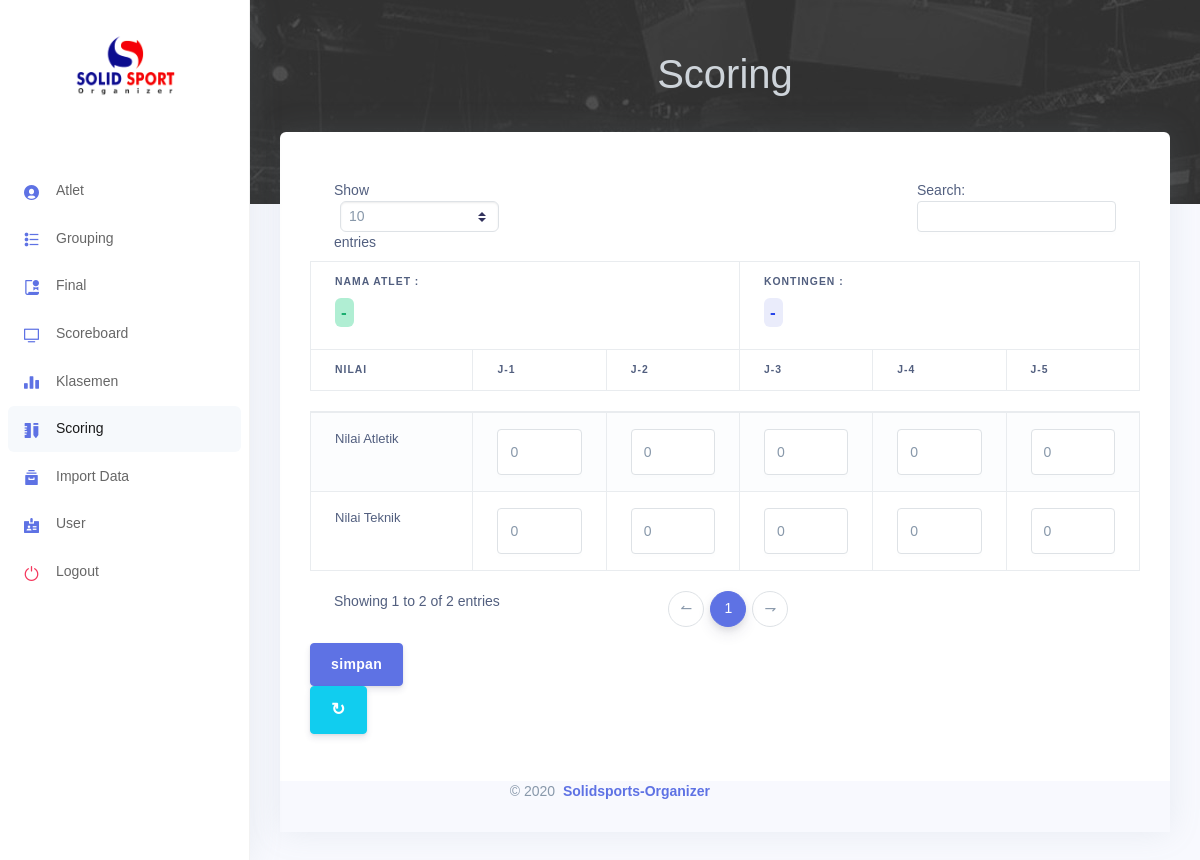
The page /modul/scoring/index.php on the database as committed earlier.
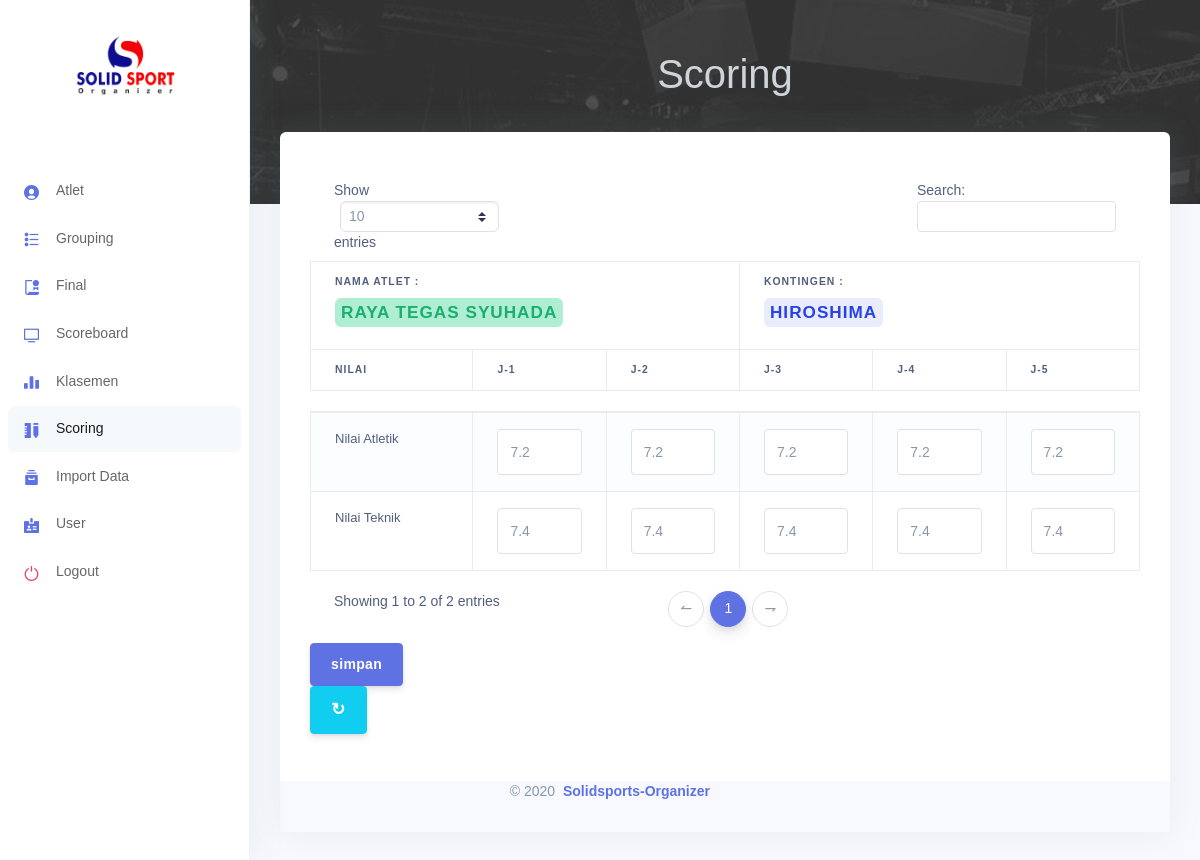
The same page on the database as committed later.
### tables this page shows
CREATE TABLE `point` (
  `idPoint` int(11) NOT NULL,
  `idAtlet` char(3) NOT NULL,
  `namaAtlet` varchar(50) NOT NULL,
  `kelas` varchar(50) NOT NULL,
  `kontingen` varchar(50) NOT NULL,
  `namaKata` varchar(50) NOT NULL,
  `grup` varchar(10) NOT NULL,
  `atribut` char(3) NOT NULL,
  `namaJuri` varchar(50) NOT NULL,
  `nilaiTeknik` double NOT NULL,
  `nilaiAtletik` double NOT NULL,
  `statusPenilaian` varchar(10) NOT NULL DEFAULT 'standby',
  `juriMenilai` int(11) NOT NULL DEFAULT 0
);

### modul/scoring/index.php (the view, shortened to what this page needs)
<?php
include "../../config/templates/header.php";
include "../../config/templates/sidebar.php";
include "../../config/templates/mainContent.php";
include "../../config/database/koneksi.php"
?>
<?php
    $sql = "SELECT `namaJuri`, `nilaiTeknik`, `nilaiAtletik` FROM `point`";
    $data = mysqli_query($conn, $sql);
    $data2 = mysqli_query($conn, $sql);
    $data3 = mysqli_query($conn, $sql);
    $sqlAtlet = "SELECT `namaAtlet`, `kontingen` from `point` ORDER BY namaAtlet LIMIT  1";
    $dataAtlet = mysqli_query($conn, $sqlAtlet);
    $row = mysqli_fetch_array($dataAtlet);
    $namaAtlet = $row['namaAtlet'];
    $kontingen = $row['kontingen'];
?>
<div class="container-fluid mt-5 mb-5">
<form action="#" method="post">
    <table id="example" class="table table-striped table-bordered" style="width:100%">
        <thead>
            <tr>
            <th colspan=3> Nama Atlet : <h1><span  class="badge badge-success"><?= $namaAtlet ?></span></h1></th>
            <th colspan=3> Kontingen : <h1><span  class="badge badge-primary"><?= $kontingen ?></span></h1></th>
            </tr>
            <tr>
                <th>Nilai</th>
                <?php while($row=mysqli_fetch_array($data)){
                    echo "<th>$row[namaJuri]</th>";
                } ?>
            </tr>
        </thead>
        <tbody>
            <tr>
                <td>Nilai Teknik</td>
                <?php while($row2=mysqli_fetch_array($data2)){
                     echo '<td><input type="hidden" name="namaJuri[]" value='.$row2['namaJuri'].'><input name = "nilaiTeknik[]" value='.$row2['nilaiTeknik'].' type="number" class="form-control" name="nilaiTeknik" placeholder="0.0" min="0" max="10" step=0.1></td>';
                } ?>
            </tr>
            <tr>
                <td>Nilai Atletik</td>
                <?php while($row3=mysqli_fetch_array($data3)){
                    echo '<td><input type="hidden" name="namaJuri[]" value='.$row3['namaJuri'].'><input name="nilaiAtletik[]" value='.$row3['nilaiAtletik'].' type="number" class="form-control" name="nilaiTeknik" placeholder="0.0" min="0" max="10" step=0.1></td>';
                }?>
            </tr>
        </tbody>
    </table>
    <input name = "simpan" type="submit" value="simpan" class="btn btn-primary">&nbsp;
</form>
<a style="font-size:17px;" href="" class="btn btn-info">&#8635;</a>
</div>
<?php
include "../../config/templates/footer.php";
?>
</body>
</html>

### config/templates/header.php (shortened to what this page needs)
<!DOCTYPE html>
<html>
<head>
  <link rel="stylesheet" href="../../assets/vendor/nucleo/css/nucleo.css" type="text/css">
  <link rel="stylesheet" href="../../assets/vendor/@fortawesome/fontawesome-free/css/all.min.css" type="text/css">
  <link rel="stylesheet" href="../../assets/css/argon.css?v=1.2.0" type="text/css">
</head>

### config/templates/sidebar.php (shortened to what this page needs)
<?php
$test = explode("/", $_SERVER['REQUEST_URI']);
$mod = $test[count($test) - 2];
?>
<nav class="sidenav navbar navbar-vertical  fixed-left  navbar-expand-xs navbar-light bg-white" id="sidenav-main">
  <div class="scrollbar-inner">
    <div class="sidenav-header  align-items-center">
      <a class="navbar-brand" href="javascript:void(0)">
        <img src="../../assets/img/logo-2.jpeg" style="max-height: 5rem;" class="navbar-brand-img" alt="...">
      </a>
    </div>
    <div class="navbar-inner mt-5">
      <div class="collapse navbar-collapse" id="sidenav-collapse-main">
        <br>
        <ul class="navbar-nav">
          <li class="nav-item">
            <a <?php
                if ($mod == "atlet") {
                  echo 'class="nav-link active"';
                } else {
                  echo 'class="nav-link"';
                } ?> href="http://<?php echo "$_SERVER[HTTP_HOST]/"; ?>solidsport/modul/atlet/">
              <i class="ni ni-circle-08 text-primary"></i>
              <span class="nav-link-text">Atlet</span>
            </a>
          </li>
          <li class="nav-item">
            <a <?php
                if ($mod == "grouping") {
                  echo 'class="nav-link active"';
                } else {
                  echo 'class="nav-link"';
                } ?> href="http://<?php echo "$_SERVER[HTTP_HOST]/"; ?>solidsport/modul/grouping/">
              <i class="ni ni-bullet-list-67 text-primary"></i>
              <span class="nav-link-text">Grouping</span>
            </a>
          <li class="nav-item">
            <a <?php
                if ($mod == "final") {
                  echo 'class="nav-link active"';
                } else {
                  echo 'class="nav-link"';
                } ?>href="http://<?php echo "$_SERVER[HTTP_HOST]/"; ?>solidsport/modul/final/">
              <i class="ni ni-paper-diploma text-primary"></i>
              <span class="nav-link-text">Final</span>
            </a>
          </li>
          </li>
          <li class="nav-item">
            <a <?php
                if ($mod == "scoreboard") {
                  echo 'class="nav-link active"';
                } else {
                  echo 'class="nav-link"';
                } ?> href="http://<?php echo "$_SERVER[HTTP_HOST]/"; ?>solidsport/modul/scoreboard/">
              <i class="ni ni-tv-2 text-primary"></i>
              <span class="nav-link-text">Scoreboard</span>
            </a>
          </li>
          <li class="nav-item">
            <a <?php
                if ($mod == "klasemen") {
                  echo 'class="nav-link active"';
                } else {
                  echo 'class="nav-link"';
                } ?> href="http://<?php echo "$_SERVER[HTTP_HOST]/"; ?>solidsport/modul/klasemen/">
              <i class="ni ni-chart-bar-32 text-primary"></i>
              <span class="nav-link-text">Klasemen</span>
            </a>
          </li>
          <li class="nav-item">
            <a <?php
                if ($mod == "scoring") {
                  echo 'class="nav-link active"';
                } else {
                  echo 'class="nav-link"';
                } ?> href="http://<?php echo "$_SERVER[HTTP_HOST]/"; ?>solidsport/modul/scoring/">
              <i class="ni ni-ruler-pencil text-primary"></i>
              <span class="nav-link-text">Scoring</span>
            </a>
          </li>
          <li class="nav-item">
            <a <?php
                if ($mod == "import") {
                  echo 'class="nav-link active"';
                } else {
                  echo 'class="nav-link"';
                } ?> href="http://<?php echo "$_SERVER[HTTP_HOST]/"; ?>solidsport/modul/import/">
              <i class="ni ni-archive-2 text-primary"></i>
              <span class="nav-link-text">Import Data</span>
            </a>
          </li>
          <li class="nav-item">
            <a <?php
                if ($mod == "user") {
                  echo 'class="nav-link active"';
                } else {
                  echo 'class="nav-link"';
                } ?> href="../../modul/undercons.php">
              <i class="ni ni-badge text-primary"></i>
              <span class="nav-link-text">User</span>
            </a>
          </li>
          <li class="nav-item">
            <a class="nav-link" style="cursor:pointer;" data-toggle="modal" data-target="#exampleModal">
              <i class="ni ni-button-power  text-danger"></i>
              <span class="nav-link-text">Logout</span>
            </a>
          </li>
        </ul>
      </div>
    </div>
  </div>
</nav>

### config/templates/mainContent.php
<?php
$test = explode("/", $_SERVER['REQUEST_URI']);
$mod = $test[count($test) - 2];
?>
<body>
  <div class="main-content" id="panel">
    <div class="header pb-6" style="background-image: url('../../assets/img/banner2.jpg');" class="header pb-8">
      <div class="container-fluid">
        <div class="header-body">
          <div class="row align-items-center py-4">
            <p class="text-center text-light mt-3" style="margin:auto;font-size: 40px;text-transform:capitalize;">
              <?= $mod; ?>
            </p>
          </div>
        </div>
      </div>
    </div>
    <div class="container-fluid mt--6">
      <div class="row">
        <div class="col">
          <div class="card">

### config/templates/footer.php (shortened to what this page needs)
<footer class="footer pt-0">
                  <div class="row align-items-center justify-content-lg-between">
                    <div class="col-lg-6">
                      <div class="copyright text-center  text-lg-right  text-muted">
                        &copy; 2020 <a href="#" class="font-weight-bold ml-1">Solidsports-Organizer</a>
                      </div>
                    </div>
                  </div>
                </footer>
          </div>
  </div>

Rows that differ between the two databases and show on the page:
changed point (number 1 of 5 on the later page): nilaiTeknik "0" → "7.4"; nilaiAtletik "0" → "7.2"
changed point (number 2 of 5 on the later page): nilaiTeknik "0" → "7.4"; nilaiAtletik "0" → "7.2"
changed point (number 3 of 5 on the later page): nilaiTeknik "0" → "7.4"; nilaiAtletik "0" → "7.2"
changed point (number 4 of 5 on the later page): nilaiTeknik "0" → "7.4"; nilaiAtletik "0" → "7.2"
changed point (number 5 of 5 on the later page): nilaiTeknik "0" → "7.4"; nilaiAtletik "0" → "7.2"
Other text that changed with them:
$namaAtlet: "-" → "RAYA TEGAS SYUHADA"
$kontingen: "-" → "HIROSHIMA"
